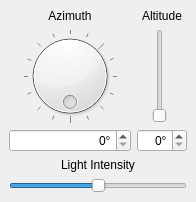
<?xml version="1.0" encoding="UTF-8"?>
<ui version="4.0">
 <class>ReosLightWidget</class>
 <widget class="QWidget" name="ReosLightWidget">
  <property name="geometry">
   <rect>
    <x>0</x>
    <y>0</y>
    <width>196</width>
    <height>202</height>
   </rect>
  </property>
  <property name="windowTitle">
   <string>Form</string>
  </property>
  <layout class="QVBoxLayout" name="verticalLayout_3">
   <property name="leftMargin">
    <number>9</number>
   </property>
   <property name="topMargin">
    <number>9</number>
   </property>
   <property name="rightMargin">
    <number>9</number>
   </property>
   <property name="bottomMargin">
    <number>9</number>
   </property>
   <item>
    <layout class="QHBoxLayout" name="horizontalLayout_2" stretch="1,0">
     <property name="rightMargin">
      <number>0</number>
     </property>
     <item>
      <layout class="QVBoxLayout" name="verticalLayout">
       <item>
        <widget class="QLabel" name="label">
         <property name="text">
          <string>Azimuth</string>
         </property>
         <property name="alignment">
          <set>Qt::AlignCenter</set>
         </property>
        </widget>
       </item>
       <item>
        <widget class="QDial" name="mDialAzimuth">
         <property name="maximum">
          <number>359</number>
         </property>
         <property name="wrapping">
          <bool>true</bool>
         </property>
         <property name="notchTarget">
          <double>22.500000000000000</double>
         </property>
         <property name="notchesVisible">
          <bool>true</bool>
         </property>
        </widget>
       </item>
       <item>
        <widget class="QSpinBox" name="mSpinBoxAzimuth">
         <property name="alignment">
          <set>Qt::AlignRight|Qt::AlignTrailing|Qt::AlignVCenter</set>
         </property>
         <property name="suffix">
          <string>°</string>
         </property>
         <property name="maximum">
          <number>359</number>
         </property>
        </widget>
       </item>
      </layout>
     </item>
     <item>
      <layout class="QVBoxLayout" name="verticalLayout_2">
       <item>
        <widget class="QLabel" name="label_2">
         <property name="text">
          <string>Altitude</string>
         </property>
         <property name="alignment">
          <set>Qt::AlignCenter</set>
         </property>
        </widget>
       </item>
       <item>
        <layout class="QHBoxLayout" name="horizontalLayout">
         <item>
          <spacer name="horizontalSpacer">
           <property name="orientation">
            <enum>Qt::Horizontal</enum>
           </property>
           <property name="sizeHint" stdset="0">
            <size>
             <width>15</width>
             <height>15</height>
            </size>
           </property>
          </spacer>
         </item>
         <item>
          <widget class="QSlider" name="mSliderAltitude">
           <property name="orientation">
            <enum>Qt::Vertical</enum>
           </property>
          </widget>
         </item>
         <item>
          <spacer name="horizontalSpacer_2">
           <property name="orientation">
            <enum>Qt::Horizontal</enum>
           </property>
           <property name="sizeHint" stdset="0">
            <size>
             <width>20</width>
             <height>20</height>
            </size>
           </property>
          </spacer>
         </item>
        </layout>
       </item>
       <item>
        <widget class="QSpinBox" name="mSpinBoxAltitude">
         <property name="alignment">
          <set>Qt::AlignRight|Qt::AlignTrailing|Qt::AlignVCenter</set>
         </property>
         <property name="suffix">
          <string>°</string>
         </property>
         <property name="maximum">
          <number>90</number>
         </property>
        </widget>
       </item>
      </layout>
     </item>
    </layout>
   </item>
   <item>
    <layout class="QVBoxLayout" name="verticalLayout_4">
     <property name="topMargin">
      <number>0</number>
     </property>
     <item>
      <widget class="QLabel" name="label_3">
       <property name="text">
        <string>Light Intensity</string>
       </property>
       <property name="alignment">
        <set>Qt::AlignCenter</set>
       </property>
      </widget>
     </item>
     <item>
      <widget class="QSlider" name="mIntensitySlider">
       <property name="maximum">
        <number>200</number>
       </property>
       <property name="singleStep">
        <number>10</number>
       </property>
       <property name="value">
        <number>100</number>
       </property>
       <property name="orientation">
        <enum>Qt::Horizontal</enum>
       </property>
      </widget>
     </item>
    </layout>
   </item>
  </layout>
 </widget>
 <resources/>
 <connections/>
</ui>
